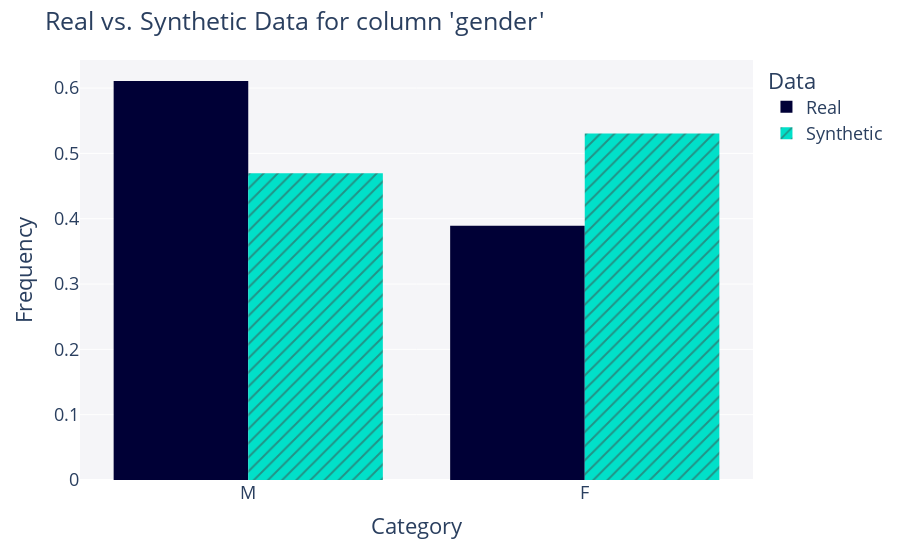
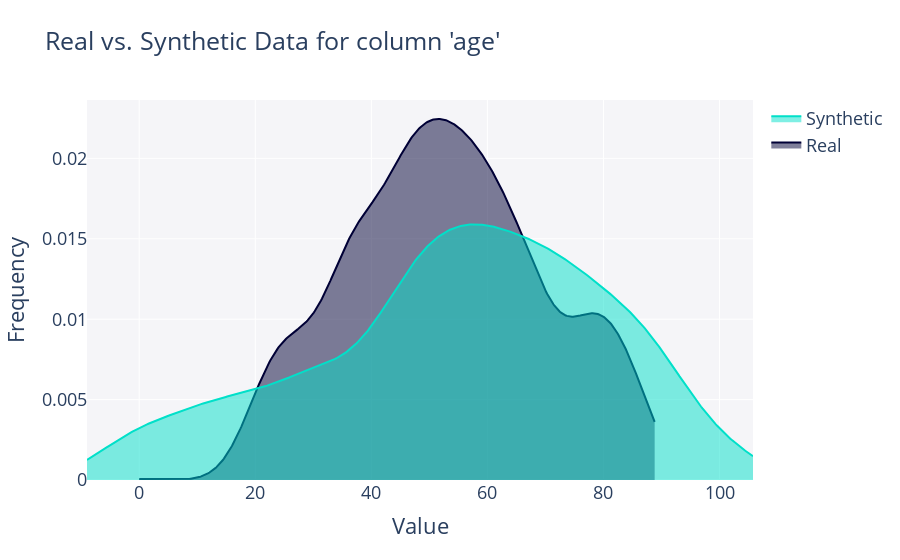
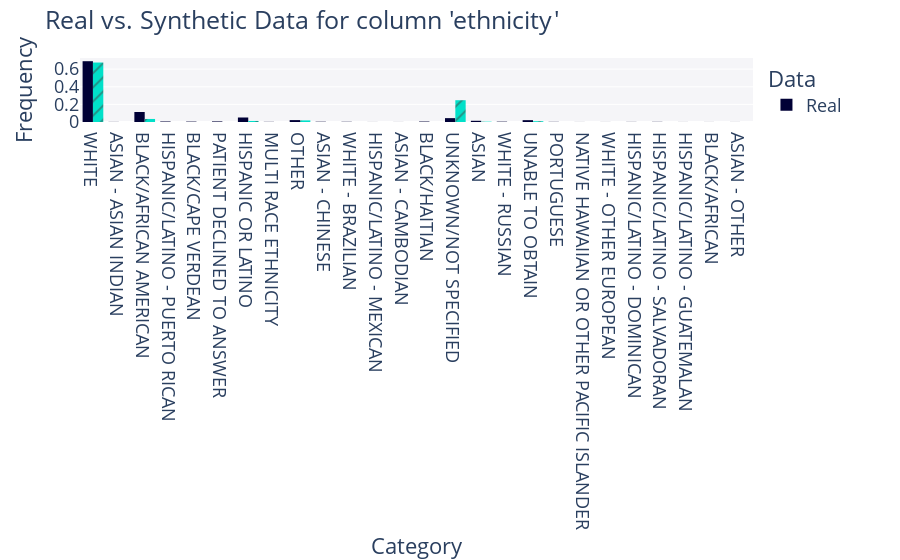
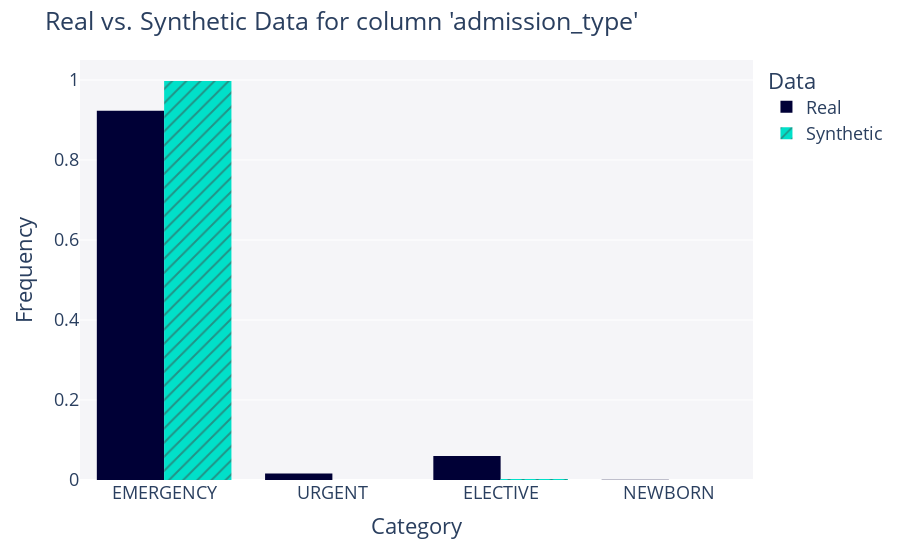

Source (notebook cell) for these figures, in order:
### Code cell
for column in all_real_data.columns:
    # Generate the plot for the current column
    fig = get_column_plot(
        real_data=all_real_data,
        synthetic_data=all_synthetic_data,
        column_name=column,
        metadata=metadata
    )
    
    fig.show()

### Figure 1 — Plotly figure (JSON) as saved in the notebook; plotly's stock layout.template omitted (floating-point values rounded to 4 significant figures; data arrays with more than 128 entries replaced by an {"elided": "..."} marker saying what was removed)
{"data": [{"alignmentgroup": "True", "bingroup": "x", "histnorm": "probability density", "hovertemplate": "<b>Real</b><br>Frequency: %{y}<extra></extra>", "legendgroup": "Real", "marker": {"color": "#000036", "pattern": {"shape": ""}}, "name": "Real", "offsetgroup": "Real", "orientation": "v", "showlegend": true, "type": "histogram", "x": {"elided": "1529 str values"}, "xaxis": "x", "yaxis": "y"}, {"alignmentgroup": "True", "bingroup": "x", "histnorm": "probability density", "hovertemplate": "<b>Synthetic</b><br>Frequency: %{y}<extra></extra>", "legendgroup": "Synthetic", "marker": {"color": "#01E0C9", "pattern": {"shape": "/"}}, "name": "Synthetic", "offsetgroup": "Synthetic", "orientation": "v", "showlegend": true, "type": "histogram", "x": {"elided": "1529 str values"}, "xaxis": "x", "yaxis": "y"}], "layout": {"barmode": "group", "font": {"size": 18}, "legend": {"title": {"text": "Data"}, "tracegroupgap": 0}, "margin": {"t": 60}, "plot_bgcolor": "#F5F5F8", "title": {"text": "Real vs. Synthetic Data for column 'gender'"}, "xaxis": {"anchor": "y", "domain": [0, 1], "title": {"text": "Category"}}, "yaxis": {"anchor": "x", "domain": [0, 1], "title": {"text": "Frequency"}}}}

### Figure 2 — Plotly figure (JSON) as saved in the notebook; plotly's stock layout.template omitted (floating-point values rounded to 4 significant figures; data arrays with more than 128 entries replaced by an {"elided": "..."} marker saying what was removed)
{"data": [{"fill": "tozeroy", "hovertemplate": "<b>Real</b><br>Frequency: %{y}<extra></extra>", "legendgroup": "Real", "marker": {"color": "#000036"}, "mode": "lines", "name": "Real", "showlegend": true, "type": "scatter", "x": {"elided": "500 float values"}, "xaxis": "x", "y": {"elided": "500 float values"}, "yaxis": "y"}, {"fill": "tozeroy", "hovertemplate": "<b>Synthetic</b><br>Frequency: %{y}<extra></extra>", "legendgroup": "Synthetic", "marker": {"color": "#01E0C9"}, "mode": "lines", "name": "Synthetic", "showlegend": true, "type": "scatter", "x": {"elided": "500 float values"}, "xaxis": "x", "y": {"elided": "500 float values"}, "yaxis": "y"}], "layout": {"barmode": "overlay", "font": {"size": 18}, "hovermode": "closest", "legend": {"traceorder": "reversed"}, "plot_bgcolor": "#F5F5F8", "title": {"text": "Real vs. Synthetic Data for column 'age'"}, "xaxis": {"anchor": "y2", "domain": [0, 1], "title": {"text": "Value"}, "zeroline": false}, "yaxis": {"anchor": "free", "domain": [0, 1], "position": 0, "title": {"text": "Frequency"}}}}

### Figure 3 — Plotly figure (JSON) as saved in the notebook; plotly's stock layout.template omitted (floating-point values rounded to 4 significant figures; data arrays with more than 128 entries replaced by an {"elided": "..."} marker saying what was removed)
{"data": [{"alignmentgroup": "True", "bingroup": "x", "histnorm": "probability density", "hovertemplate": "<b>Real</b><br>Frequency: %{y}<extra></extra>", "legendgroup": "Real", "marker": {"color": "#000036", "pattern": {"shape": ""}}, "name": "Real", "offsetgroup": "Real", "orientation": "v", "showlegend": true, "type": "histogram", "x": {"elided": "1529 str values"}, "xaxis": "x", "yaxis": "y"}, {"alignmentgroup": "True", "bingroup": "x", "histnorm": "probability density", "hovertemplate": "<b>Synthetic</b><br>Frequency: %{y}<extra></extra>", "legendgroup": "Synthetic", "marker": {"color": "#01E0C9", "pattern": {"shape": "/"}}, "name": "Synthetic", "offsetgroup": "Synthetic", "orientation": "v", "showlegend": true, "type": "histogram", "x": {"elided": "1529 str values"}, "xaxis": "x", "yaxis": "y"}], "layout": {"barmode": "group", "font": {"size": 18}, "legend": {"title": {"text": "Data"}, "tracegroupgap": 0}, "margin": {"t": 60}, "plot_bgcolor": "#F5F5F8", "title": {"text": "Real vs. Synthetic Data for column 'ethnicity'"}, "xaxis": {"anchor": "y", "domain": [0, 1], "title": {"text": "Category"}}, "yaxis": {"anchor": "x", "domain": [0, 1], "title": {"text": "Frequency"}}}}

### Figure 4 — Plotly figure (JSON) as saved in the notebook; plotly's stock layout.template omitted (floating-point values rounded to 4 significant figures; data arrays with more than 128 entries replaced by an {"elided": "..."} marker saying what was removed)
{"data": [{"alignmentgroup": "True", "bingroup": "x", "histnorm": "probability density", "hovertemplate": "<b>Real</b><br>Frequency: %{y}<extra></extra>", "legendgroup": "Real", "marker": {"color": "#000036", "pattern": {"shape": ""}}, "name": "Real", "offsetgroup": "Real", "orientation": "v", "showlegend": true, "type": "histogram", "x": {"elided": "1529 str values"}, "xaxis": "x", "yaxis": "y"}, {"alignmentgroup": "True", "bingroup": "x", "histnorm": "probability density", "hovertemplate": "<b>Synthetic</b><br>Frequency: %{y}<extra></extra>", "legendgroup": "Synthetic", "marker": {"color": "#01E0C9", "pattern": {"shape": "/"}}, "name": "Synthetic", "offsetgroup": "Synthetic", "orientation": "v", "showlegend": true, "type": "histogram", "x": {"elided": "1529 str values"}, "xaxis": "x", "yaxis": "y"}], "layout": {"barmode": "group", "font": {"size": 18}, "legend": {"title": {"text": "Data"}, "tracegroupgap": 0}, "margin": {"t": 60}, "plot_bgcolor": "#F5F5F8", "title": {"text": "Real vs. Synthetic Data for column 'admission_type'"}, "xaxis": {"anchor": "y", "domain": [0, 1], "title": {"text": "Category"}}, "yaxis": {"anchor": "x", "domain": [0, 1], "title": {"text": "Frequency"}}}}
